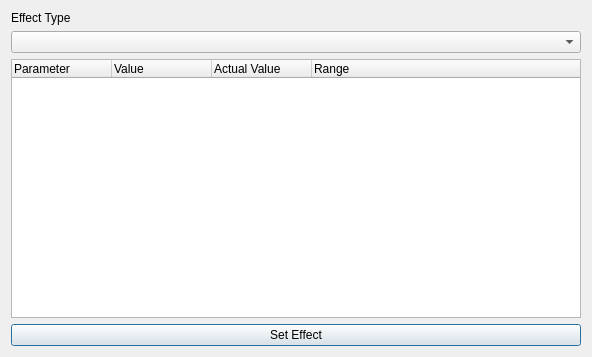
<?xml version="1.0" encoding="UTF-8"?>
<ui version="4.0">
 <class>uiCompactEffectsSysDialog</class>
 <widget class="QDialog" name="uiCompactEffectsSysDialog">
  <property name="geometry">
   <rect>
    <x>0</x>
    <y>0</y>
    <width>592</width>
    <height>357</height>
   </rect>
  </property>
  <property name="windowTitle">
   <string>Compact Effects</string>
  </property>
  <property name="windowIcon">
   <iconset>
    <normaloff>icons/Sound-Mixer-icon.png</normaloff>icons/Sound-Mixer-icon.png</iconset>
  </property>
  <layout class="QVBoxLayout" name="verticalLayout">
   <item>
    <widget class="QLabel" name="uiEffTypeLabel">
     <property name="text">
      <string>Effect Type</string>
     </property>
    </widget>
   </item>
   <item>
    <widget class="QComboBox" name="uiEffectTypeList"/>
   </item>
   <item>
    <widget class="QTreeWidget" name="uiEffectParameters">
     <property name="rootIsDecorated">
      <bool>false</bool>
     </property>
     <property name="itemsExpandable">
      <bool>false</bool>
     </property>
     <property name="expandsOnDoubleClick">
      <bool>false</bool>
     </property>
     <property name="columnCount">
      <number>4</number>
     </property>
     <column>
      <property name="text">
       <string>Parameter</string>
      </property>
     </column>
     <column>
      <property name="text">
       <string>Value</string>
      </property>
     </column>
     <column>
      <property name="text">
       <string>Actual Value</string>
      </property>
     </column>
     <column>
      <property name="text">
       <string>Range</string>
      </property>
     </column>
    </widget>
   </item>
   <item>
    <widget class="QPushButton" name="uiToggleEffect">
     <property name="text">
      <string>Set Effect</string>
     </property>
     <property name="checkable">
      <bool>true</bool>
     </property>
    </widget>
   </item>
  </layout>
 </widget>
 <resources/>
 <connections/>
</ui>
